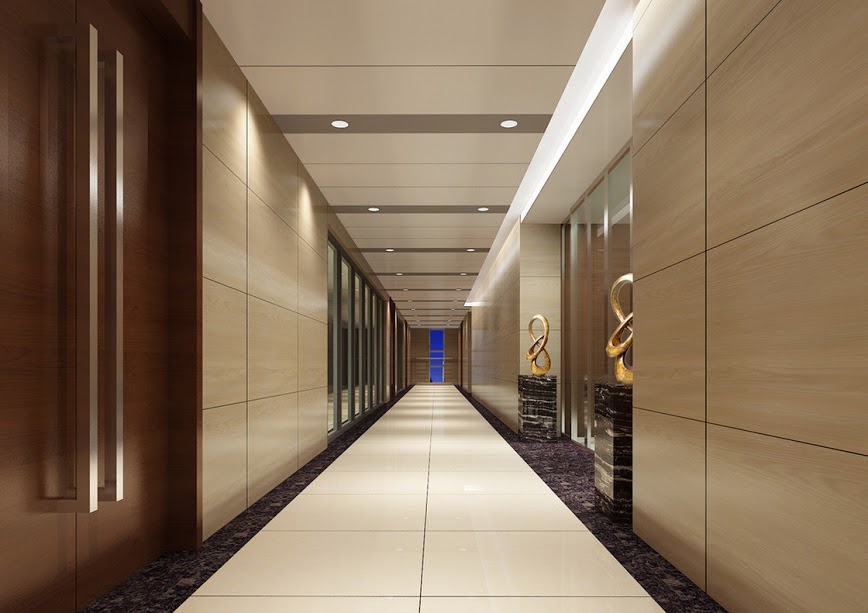
#> input picture cor.jpg, 868 x 613 px
$ jupyter execute --allow-errors Assignment+01.ipynb   (shell and % lines are left out)
#> lines starting #> are read from the running program, lines starting #| are printed output that depends on the picture
# Assignment  No:01

Implement the Edge Aware smoothing Algorithm. Read the steps and implement in the code section below:

**Step 1:**
Load the necessary imports

[cell 1]
from matplotlib import pyplot as plt
import numpy as np
import cv2

**Step 2:**
Load the image using the opencv

[cell 2]
img1=cv2.imread('cor.jpg')
#> img1 is the input picture: shape (613, 868, 3); mean B, G, R 91.4, 113.8, 135.1

**Step 3:**
Apply the smoothing operator over the image

[cell 3]
# I am applying guassian blur with 5x5 kernel
blur1 = cv2.GaussianBlur(img1,(5,5),0)

**Step 4:**
Apply the gradient operation using the operators learned in the class to detect the edges

[cell 4]
# I am using canny here
edges1 = cv2.Canny(img1,100,200)
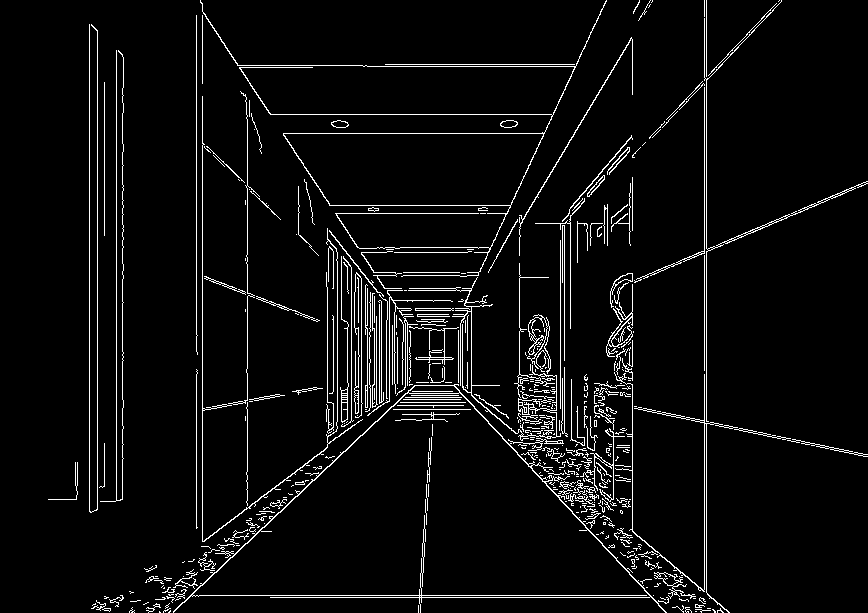
#> edges1: shape (613, 868); 4.9% white in thin lines or dots

**Step 5:**
Loop over the smoothed image to identify the edge pixels and replace those with the none smoothed pixels.

[cell 5]
width1, height1 = blur1.shape[:2]
#> width1 = 613; height1 = 868
result1 = blur1
#> (the rest of this cell did not finish here and is left out)

**Step 6:**
Display the Results on multiple images.

[cell 6]
plt.figure(figsize = (15,15))
plt.subplot(2,2,1),plt.imshow(cv2.cvtColor(blur1, cv2.COLOR_BGR2RGB)),plt.title('Blur 1'), plt.xticks([]), plt.yticks([])
plt.subplot(2,2,2),plt.imshow(cv2.cvtColor(result1, cv2.COLOR_BGR2RGB)),plt.title('Result 1'), plt.xticks([]), plt.yticks([])
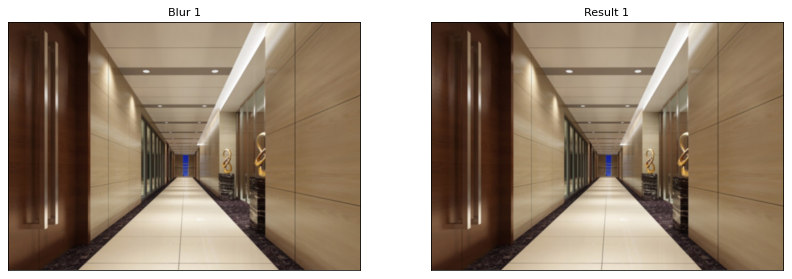
#> figure drawn by matplotlib, 2 panels
